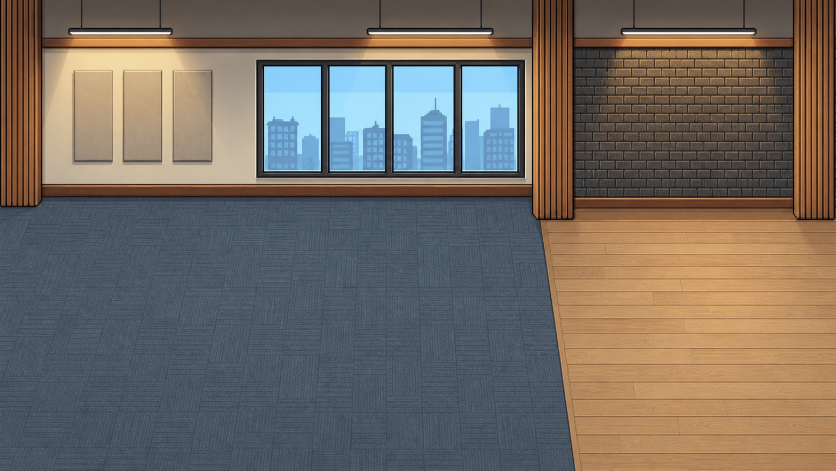
#> input picture assets/art/backgrounds/office-c-background-modern-v1.png, 1672 x 941 px, given in place of desk-workstation-modern-v3-turnaround-alpha.png, which was not available (shown at 1/2 size)
$ python build-office-workstation-step5-r04.py
#> lines starting #> are read from the running program, lines starting #| are printed output that depends on the picture; pictures that were not available may be replaced by others from this repository, and a replacement may not be noted
#!/usr/bin/env python3
"""Build Step 5 R04 components and deterministic single-seat evidence."""

from __future__ import annotations

import argparse
import hashlib
import io
import json
from pathlib import Path
from typing import Any

from PIL import Image, ImageDraw, ImageFont

ROOT = Path(__file__).resolve().parents[1]
SOURCE_DIR = ROOT / "assets/art/layout-references/office-workstation-v3/source"
OUTPUT_DIR = ROOT / "assets/game/processed/office-workstation-v3/step5-r04"
REVIEW_DIR = ROOT / "assets/art/layout-references/office-workstation-v3/step5-r04"
COMPONENT_MANIFEST = ROOT / "assets/game/manifests/office-workstation-components-v3.json"
STEP5_MANIFEST = ROOT / "assets/game/manifests/office-workstation-step5-single-seat-v4.json"

DESK_SOURCE = SOURCE_DIR / "desk-workstation-modern-v3-turnaround-alpha.png"
CHAIR_SOURCE = SOURCE_DIR / "chair-office-modern-v3-turnaround-alpha.png"
MONITOR_SOURCE = SOURCE_DIR / "monitor-workstation-modern-v3-turnaround-alpha.png"
KEYBOARD_SOURCE = ROOT / "assets/game/processed/office-workstation-v2/step5-r02/keyboard.workstation.full-tight.png"
ACTOR_SHEET = ROOT / "assets/game/characters/einstein/runtime-spritesheet-v3.webp"
ACTIVE_MAP = ROOT / "assets/game/maps/office-c-v2.json"
OFFICE_BACKGROUND = ROOT / "assets/art/backgrounds/office-c-background-modern-v3.png"

TRANSPARENT = (0, 0, 0, 0)
BACKGROUND = (8, 17, 31, 255)
PANEL = (18, 31, 49, 255)
TEXT = (241, 245, 249, 255)
MUTED = (167, 183, 204, 255)
CYAN = (34, 211, 238, 255)
PURPLE = (167, 139, 250, 255)
AMBER = (245, 158, 11, 255)
GREEN = (34, 197, 94, 255)
RED = (239, 68, 68, 255)


# [5 lines left out: function font, not called in this run]


def label(draw: ImageDraw.ImageDraw, xy: tuple[int, int], value: str, size: int = 18,
          fill: tuple[int, int, int, int] = TEXT, bold: bool = False) -> None:
    draw.text(xy, value, font=font(size, bold), fill=fill)


def panel(draw: ImageDraw.ImageDraw, bounds: tuple[int, int, int, int], title: str) -> None:
    draw.rounded_rectangle(bounds, radius=16, fill=PANEL, outline=(50, 67, 91, 255), width=2)
    label(draw, (bounds[0] + 20, bounds[1] + 16), title, 21, bold=True)


# [4 lines left out: function png_bytes, not called in this run]


def json_bytes(value: Any) -> bytes:
    return (json.dumps(value, indent=2, ensure_ascii=False) + "\n").encode("utf-8")


def sha256_bytes(value: bytes) -> str:
    return hashlib.sha256(value).hexdigest()


def sha256_file(path: Path) -> str:
    return sha256_bytes(path.read_bytes())


def repo_path(path: Path) -> str:
    return path.relative_to(ROOT).as_posix()


def clean_alpha(image: Image.Image) -> Image.Image:
    source = image.convert("RGBA")
    result = Image.new("RGBA", source.size, TRANSPARENT)
    source_pixels = source.load()
    target_pixels = result.load()
    for y in range(source.height):
        for x in range(source.width):
            red, green, blue, alpha = source_pixels[x, y]
            magenta = red > 120 and blue > 110 and red > green * 1.3 and blue > green * 1.3
            if alpha >= 96 and not magenta:
                target_pixels[x, y] = (red, green, blue, 255)
    return result


def half_subject(source: Image.Image, index: int) -> Image.Image:
    half = source.width // 2
    crop = source.crop((index * half, 0, source.width if index else half, source.height))
    bbox = crop.getchannel("A").getbbox()
    if bbox is None:
        raise ValueError(f"source half {index} contains no alpha")
    return crop.crop(bbox)


def full_alpha_rows(image: Image.Image, start: int, end: int) -> None:
    pixels = image.load()
    for y in range(start, end):
        active = [x for x in range(image.width) if pixels[x, y][3] > 0]
        if not active:
            raise ValueError(f"required support row {y} is empty")
        left, right = min(active), max(active)
        left_color, right_color = pixels[left, y], pixels[right, y]
        for x in range(0, left):
            pixels[x, y] = left_color
        for x in range(right + 1, image.width):
            pixels[x, y] = right_color


def normalize_desk(source: Image.Image, index: int) -> Image.Image:
    subject = half_subject(source, index)
    split = round(subject.height * 0.555)
    top = subject.crop((0, 0, subject.width, split)).resize((96, 64), Image.Resampling.NEAREST)
    base = subject.crop((0, split, subject.width, subject.height)).resize((96, 64), Image.Resampling.NEAREST)
    result = Image.new("RGBA", (96, 128), TRANSPARENT)
    result.alpha_composite(clean_alpha(top), (0, 0))
    result.alpha_composite(clean_alpha(base), (0, 64))
    full_alpha_rows(result, 0, 64)
    return result


def desk_parts(composite: Image.Image) -> dict[str, Image.Image]:
    ranges = {"rear": (0, 6), "surface": (6, 64), "base": (64, 124), "foreground": (124, 128)}
    result = {}
    for role, (start, end) in ranges.items():
        part = Image.new("RGBA", composite.size, TRANSPARENT)
        part.alpha_composite(composite.crop((0, start, composite.width, end)), (0, start))
        result[role] = part
    return result


def normalize_chair(source: Image.Image, index: int) -> Image.Image:
    subject = half_subject(source, index)
    return clean_alpha(subject.resize((64, 80), Image.Resampling.NEAREST))


def chair_parts(composite: Image.Image, orientation: str) -> dict[str, Image.Image]:
    result = {role: Image.new("RGBA", composite.size, TRANSPARENT) for role in ("rear", "seat", "foreground")}
    source = composite.load()
    targets = {role: image.load() for role, image in result.items()}
    for y in range(composite.height):
        for x in range(composite.width):
            pixel = source[x, y]
            if pixel[3] == 0:
                continue
            if orientation == "front":
                foreground = y < 54 and (x < 11 or x >= 53)
            else:
                foreground = (y < 50 and 8 <= x < 56) or (26 <= x < 39 and y < 59)
            role = "foreground" if foreground else "seat" if y >= 48 else "rear"
            targets[role][x, y] = pixel
    return result


def resize_asset(path: Path, size: tuple[int, int]) -> Image.Image:
    image = Image.open(path).convert("RGBA")
    bbox = image.getchannel("A").getbbox()
    if bbox is None:
        raise ValueError(f"missing alpha content: {path}")
    return clean_alpha(image.crop(bbox).resize(size, Image.Resampling.NEAREST))


# [22 lines left out: functions reconstruct, alpha_bounds, checker, not called in this run]


def actor_frame(sheet: Image.Image, orientation: str, frame: int) -> Image.Image:
    row = 14 if orientation == "far" else 13
    return sheet.crop((frame * 96, row * 104, (frame + 1) * 96, (row + 1) * 104))


def place(canvas: Image.Image, asset: Image.Image, left: int, top: int) -> None:
    canvas.alpha_composite(asset, (round(left), round(top)))


# [179 lines left out: functions station_geometry, compose_station, station_on_grid, board_components, board_clean, board_overlay and 3 more, not called in this run]


def build_outputs() -> dict[Path, bytes]:
    desk_source = Image.open(DESK_SOURCE).convert("RGBA")
    chair_source = Image.open(CHAIR_SOURCE).convert("RGBA")
    desks = {"seat": normalize_desk(desk_source, 0), "public": normalize_desk(desk_source, 1)}
    chairs = {"front": normalize_chair(chair_source, 0), "back": normalize_chair(chair_source, 1)}
    desk_layers = {key: desk_parts(image) for key, image in desks.items()}
    chair_layers = {key: chair_parts(image, key) for key, image in chairs.items()}
    monitor_source = Image.open(MONITOR_SOURCE).convert("RGBA")
    monitor_front = clean_alpha(half_subject(monitor_source, 0).resize((52, 40), Image.Resampling.NEAREST))
    monitor_back = clean_alpha(half_subject(monitor_source, 1).resize((52, 40), Image.Resampling.NEAREST))
    keyboard = resize_asset(KEYBOARD_SOURCE, (48, 24))
    actor_sheet = Image.open(ACTOR_SHEET).convert("RGBA")
    assets = {
        "desks": desks,
        "chairs": chairs,
        "deskParts": desk_layers,
        "chairParts": chair_layers,
        "monitorFront": monitor_front,
        "monitorBack": monitor_back,
        "keyboard": keyboard,
        "actorSheet": actor_sheet,
    }
    outputs: dict[Path, bytes] = {}
    records: dict[str, Any] = {}
    for side, image in desks.items():
        path = OUTPUT_DIR / f"desk.workstation.modern.v3.{side}.png"
        content = png_bytes(image)
        outputs[path] = content
        records[f"desk-{side}"] = component_record(path, content, image)
        for role, part in desk_layers[side].items():
            part_path = OUTPUT_DIR / f"desk.workstation.modern.v3.{side}.{role}.png"
            part_content = png_bytes(part)
            outputs[part_path] = part_content
            records[f"desk-{side}-{role}"] = component_record(part_path, part_content, part)
        if reconstruct(desk_layers[side], ("rear", "surface", "base", "foreground")).tobytes() != image.tobytes():
            raise ValueError(f"desk {side} layers do not reconstruct exactly")
    for orientation, image in chairs.items():
        path = OUTPUT_DIR / f"chair.office.modern.v3.{orientation}.png"
        content = png_bytes(image)
        outputs[path] = content
        records[f"chair-{orientation}"] = component_record(path, content, image)
        for role, part in chair_layers[orientation].items():
            part_path = OUTPUT_DIR / f"chair.office.modern.v3.{orientation}.{role}.png"
            part_content = png_bytes(part)
            outputs[part_path] = part_content
            records[f"chair-{orientation}-{role}"] = component_record(part_path, part_content, part)
        if reconstruct(chair_layers[orientation], ("rear", "seat", "foreground")).tobytes() != image.tobytes():
            raise ValueError(f"chair {orientation} layers do not reconstruct exactly")
    for key, name, image in (
        ("monitor-front", "monitor.workstation.v3.front.png", monitor_front),
        ("monitor-back", "monitor.workstation.v3.back.png", monitor_back),
        ("keyboard", "keyboard.workstation.v3.full.png", keyboard),
    ):
        path = OUTPUT_DIR / name
        content = png_bytes(image)
        outputs[path] = content
        records[key] = component_record(path, content, image)

    review_images = {
        "01-components-and-semantic-sides.png": board_components(assets),
        "02-far-front-clean.png": board_clean(assets, "far"),
        "03-near-back-clean.png": board_clean(assets, "near"),
        "04-footprint-contact-and-z-overlay.png": board_overlay(assets),
        "05-six-frame-animation-stability-strip.png": board_stability(assets),
        "06-current-office-context-preview.png": board_context(assets),
    }
    for name, image in review_images.items():
        outputs[REVIEW_DIR / name] = png_bytes(image)

    component_manifest = {
        "version": 3,
        "geometrySchemaVersion": 5,
        "id": "office.workstation.components.v3",
        "status": "partially-rejected-physical-composition",
        "updatedOn": "2026-07-28",
        "historicalEvidenceOnly": True,
        "componentDecisions": {
            "desk": {
                "decision": "accepted",
                "scope": "existing full rectangular 3x2 support and public/seat-side pixels only",
            },
            "chair": {
                "decision": "rejected",
                "reason": "R04 seat layer contains the wheel/base region and does not measure cushion-to-pelvis contact.",
            },
            "monitor": {
                "decision": "rejected-placement",
                "reason": "The visual pivot was placed on a reservation edge instead of center-to-center.",
            },
            "keyboard": {
                "decision": "rejected-placement",
                "reason": "The visual used asymmetric orientation offsets and did not enforce clearance inside its reservation.",
            },
        },
        "sourceGeneration": {
            "tool": "built-in-imagegen-plus-deterministic-normalization",
            "promptRecord": repo_path(SOURCE_DIR / "office-workstation-v3-imagegen-prompts.md"),
            "deskSource": {"path": repo_path(DESK_SOURCE), "sha256": sha256_file(DESK_SOURCE)},
            "chairSource": {"path": repo_path(CHAIR_SOURCE), "sha256": sha256_file(CHAIR_SOURCE)},
            "monitorSource": {"path": repo_path(MONITOR_SOURCE), "sha256": sha256_file(MONITOR_SOURCE)},
        },
        "geometry": {
            "tilePixels": 32,
            "evidenceStatus": "declaration-only-not-physical-authority",
            "levels": {"floor": 0, "chairSeat": 1, "deskSupport": 2, "personTop": 3},
            "person": {"footprint": [1, 1], "logicalVolume": [1, 1, 3], "framePixels": [96, 104], "hipAnchorPixels": [48, 72]},
            "chair": {"footprint": [1, 1], "logicalVolume": [1, 1, 2], "renderPixels": [64, 80], "seatOffsetFromFloorPixels": 32},
            "desk": {"footprint": [3, 2], "logicalVolume": [3, 2, 2], "renderPixels": [96, 128], "supportRows": [0, 64]},
            "monitor": {"reservation": [3, 1], "renderPixels": [52, 40]},
            "keyboard": {"reservation": [1, 1], "maximumVisualEnvelope": [1.5, 1], "renderPixels": [48, 24]},
        },
        "components": records,
        "permissions": {
            "componentArtwork": False,
            "staticSingleSeatAssembly": False,
            "isolatedLabRenderer": False,
            "tenSeatAssembly": False,
            "step6": False,
            "activeOfficePromotion": False,
        },
    }
    component_content = json_bytes(component_manifest)
    outputs[COMPONENT_MANIFEST] = component_content
    review_paths = [repo_path(REVIEW_DIR / name) for name in review_images]
    step5_manifest = {
        "version": 4,
        "geometrySchemaVersion": 5,
        "id": "office.workstation.step5.single-seat.v4",
        "status": "rejected-physical-composition",
        "updatedOn": "2026-07-28",
        "replaces": "office.workstation.step5.single-seat.v3",
        "historicalEvidenceOnly": True,
        "completedScope": ["P4", "P5", "P6"],
        "runtimeScope": "historical-dev-lab-disabled-for-authority",
        "componentsAuthority": {"file": repo_path(COMPONENT_MANIFEST), "sha256": sha256_bytes(component_content)},
        "activeOfficeBaseline": {"file": repo_path(ACTIVE_MAP), "sha256": sha256_file(ACTIVE_MAP), "mustRemainByteIdentical": True},
        "lab": {"route": "/?lab=office-workstation-v3-step5", "developmentOnly": True, "productionReachable": False, "stationCount": 1, "orientationCount": 2},
        "animation": {"frames": 6, "fps": 6, "rows": {"far": 14, "near": 13}, "maximumAnchorDriftPixels": 0},
        "geometry": {orientation: station_geometry(orientation) for orientation in ("far", "near")},
        "layerOrder": {
            "far": ["chair-rear", "chair-seat", "actor", "chair-foreground", "desk-rear", "desk-surface", "monitor-back", "keyboard", "desk-base", "desk-foreground"],
            "near": ["desk-rear", "desk-surface", "monitor-front", "keyboard", "desk-base", "desk-foreground", "chair-rear", "chair-seat", "actor", "chair-foreground"],
        },
        "reviewOutputs": review_paths + [
            repo_path(REVIEW_DIR / "07-browser-runtime-review.png"),
            repo_path(REVIEW_DIR / "08-browser-office-context.png"),
        ],
        "browserValidation": {
            "animationSeconds": 30,
            "desktopViewport": [1280, 720],
            "contextViewport": [1280, 1100],
            "narrowViewport": [390, 844],
            "consoleErrors": 0,
            "brokenImages": 0,
            "maximumHorizontalOverflowPixels": 0,
            "anchorStable": True,
            "physicalCorrectness": False,
            "note": "Coordinate stability was measured; seat contact and equipment pivots were only declared and are rejected.",
        },
        "permissions": {
            "newCharacterOrPose": False,
            "isolatedLabRenderer": False,
            "tenSeatAssembly": False,
            "rosterWideCalibration": False,
            "step6": False,
            "activeOfficePromotion": False,
        },
        "reviewDecision": {
            "decision": "rejected",
            "supersededBy": "office.workstation.step5.r05.calibration",
            "reasons": [
                "seat and hip coordinates were declared equal without measuring visible pixel contact",
                "chair seat masks contain the wheel/base region instead of an isolated cushion",
                "monitor base pivots land on reservation edges rather than reservation centers",
                "keyboard placement uses asymmetric orientation offsets and lacks required clearance",
            ],
        },
        "ownerGate": {
            "decision": "rejected",
            "approveOnly": "nothing in R04 except the existing desk pixels",
            "stillBlocked": ["new-chair-art", "equipment-regeneration", "single-seat-runtime", "ten-seat-layout", "step6", "active-office"],
        },
    }
    outputs[STEP5_MANIFEST] = json_bytes(step5_manifest)
    return outputs


def main() -> int:
    parser = argparse.ArgumentParser()
    parser.add_argument("--check", action="store_true")
    args = parser.parse_args()
    outputs = build_outputs()
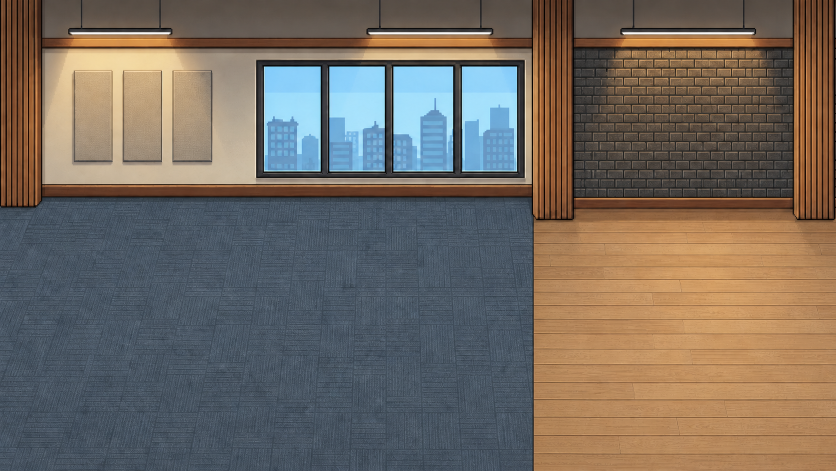
#> input picture assets/art/backgrounds/office-c-background-modern-v2.png, 1672 x 941 px, given in place of chair-office-modern-v3-turnaround-alpha.png, which was not available (shown at 1/2 size)
#> in half_subject, `crop = source.crop((index * half, 0, source.width if index else half, ..`:
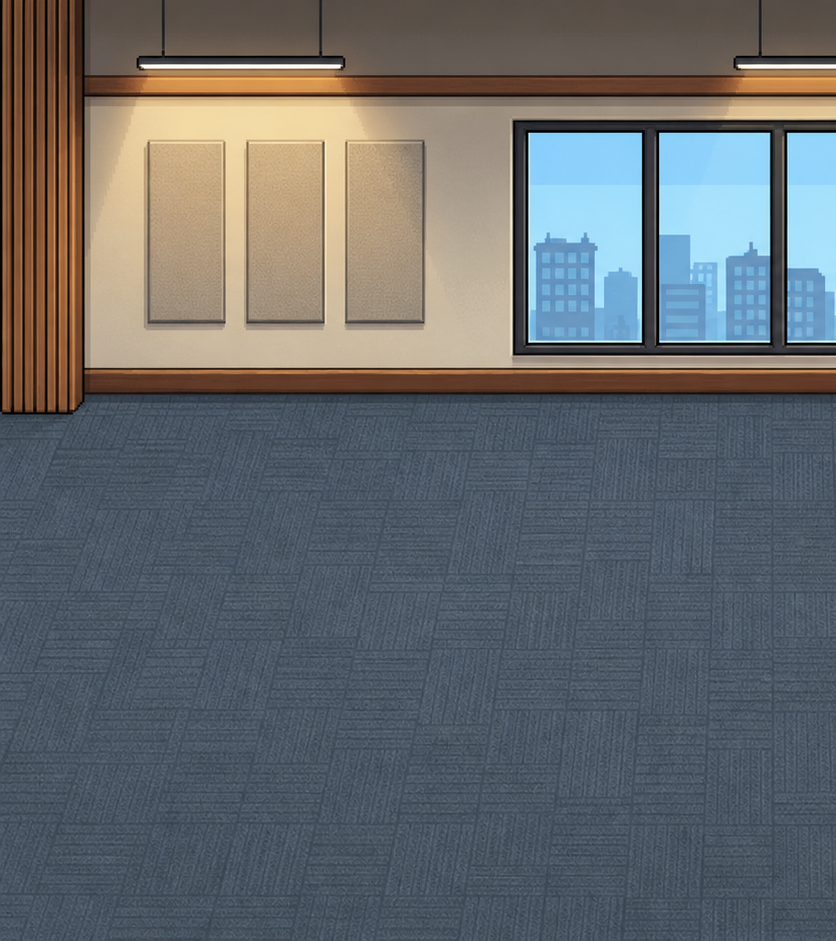
#> crop: PIL image 836x941 RGBA; mean R, G, B, A 100.8, 104.7, 107.7, 255
#> in half_subject, `bbox = crop.getchannel("A").getbbox()`: bbox = (0, 0, 836, 941)
#> in normalize_desk, `result.alpha_composite(clean_alpha(base), (0, 64))`:
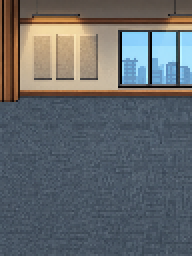
#> result: PIL image 96x128 RGBA (shown 2 times larger); mean R, G, B, A 98.2, 102.9, 106.7, 255
#> the loop in full_alpha_rows, `for y in range(start, end):` made 64 passes
#> (left_color, right_color) on passes 1 to 8: ((136, 89, 60, 255), (87, 77, 70, 255)), ((138, 91, 60, 255), (87, 78, 70, 255)), ((136, 91, 59, 255), (89, 79, 71, 255)), ((136, 92, 61, 255), (90, 80, 71, 255)), ((134, 89, 59, 255), (95, 84, 77, 255)), ((134, 89, 59, 255), (102, 89, 80, 255)), ((134, 88, 58, 255), (108, 94, 81, 255)), ((135, 90, 58, 255), (64, 64, 69, 255))
#> call 2 of normalize_desk, with index = 1
#> in normalize_desk (call 2), `result.alpha_composite(clean_alpha(base), (0, 64))`:
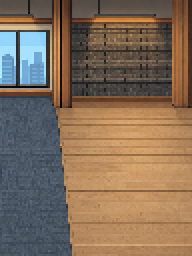
#> result: PIL image 96x128 RGBA (shown 2 times larger); mean R, G, B, A 130.4, 109.4, 89.7, 255
#> the loop in full_alpha_rows (call 2), `for y in range(start, end):` made 64 passes
#> (left_color, right_color) on passes 1 to 8: ((85, 77, 70, 255), (58, 37, 28, 255)), ((87, 78, 70, 255), (54, 37, 28, 255)), ((88, 79, 72, 255), (59, 41, 31, 255)), ((91, 81, 74, 255), (55, 39, 29, 255)), ((96, 86, 78, 255), (59, 40, 30, 255)), ((102, 89, 79, 255), (57, 38, 28, 255)), ((108, 93, 81, 255), (59, 39, 28, 255)), ((66, 66, 70, 255), (57, 38, 28, 255))
#> call 4 of half_subject, with index = 1
#> in half_subject (call 4), `crop = source.crop((index * half, 0, source.width if index else half, ..`:
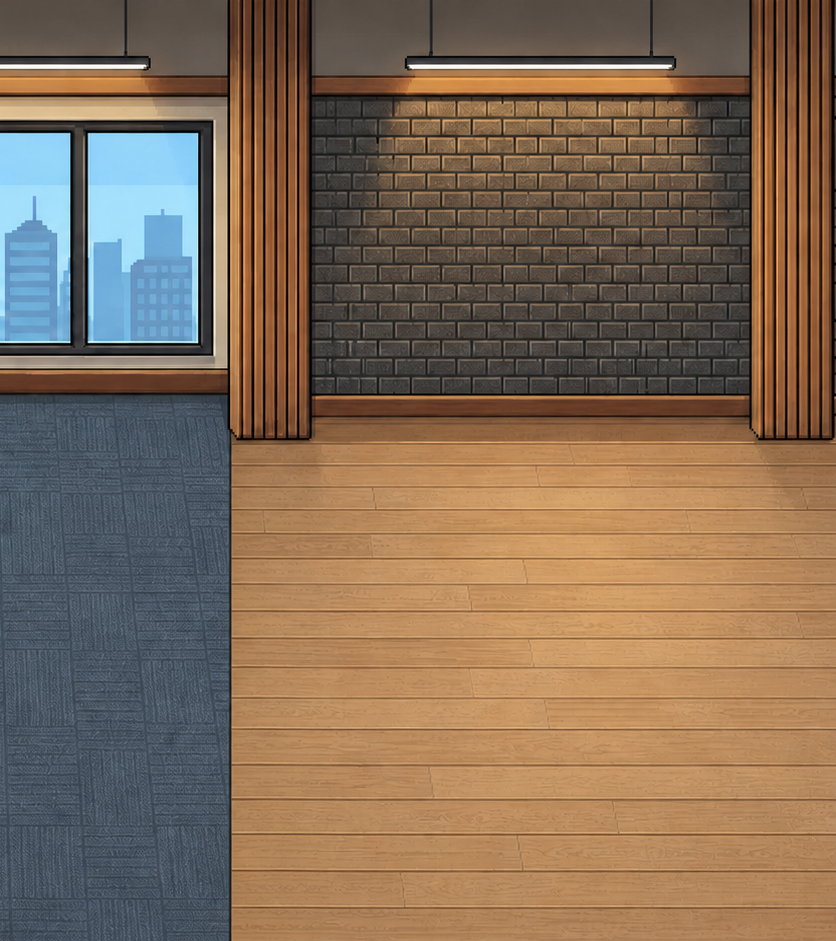
#> crop: PIL image 836x941 RGBA; mean R, G, B, A 130.2, 107.7, 86.7, 255
#> after the loop in desk_parts, `for role, (start, end) in ranges.items():`:
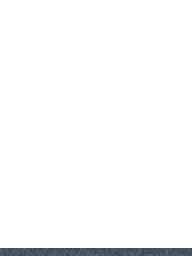
#> part: PIL image 96x128 RGBA (shown 2 times larger); mean R, G, B, A 2.2, 2.6, 3, 8; transparent parts drawn white
#> after the loop in desk_parts, `for role, (start, end) in ranges.items():`: result = 4 items
#> the loop in desk_parts (call 2), `for role, (start, end) in ranges.items():` made 4 passes
#> (role, start, end) on passes 1 to 4: ('rear', 0, 6), ('surface', 6, 64), ('base', 64, 124), ('foreground', 124, 128)
#> in build_outputs, `desk_layers = {key: desk_parts(image) for key, image in desks.items()}`: desk_layers = 2 items
#> in clean_alpha (call 8), `source = image.convert("RGBA")`:
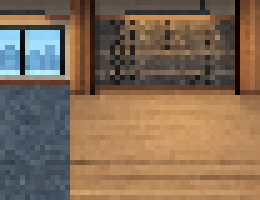
#> source: PIL image 52x40 RGBA (shown 5 times larger); mean R, G, B, A 130.9, 108, 86.6, 255
    if args.check:
        stale = [repo_path(path) for path, content in outputs.items() if not path.exists() or path.read_bytes() != content]
        if stale:
            print("R04 generated outputs are stale or missing: " + ", ".join(stale))
            return 1
        print(f"R04 generated outputs are byte-exact: {len(outputs)} files.")
        return 0
    for path, content in outputs.items():
        path.parent.mkdir(parents=True, exist_ok=True)
        path.write_bytes(content)
    print(f"Built Step 5 R04 deterministic P4-P5 assets and P4-P6 manifest: {len(outputs)} files.")
    return 0


if __name__ == "__main__":
#> (the run stopped early here; a loop or call above may not have finished)
